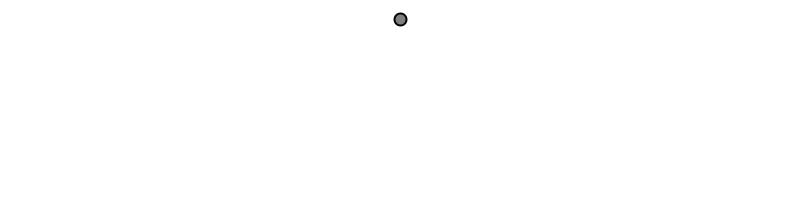
Frame 1 (no input)
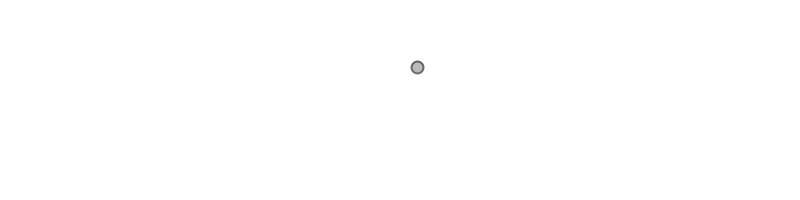
Frame 60 (the mouse pressed at the canvas centre just before this capture)
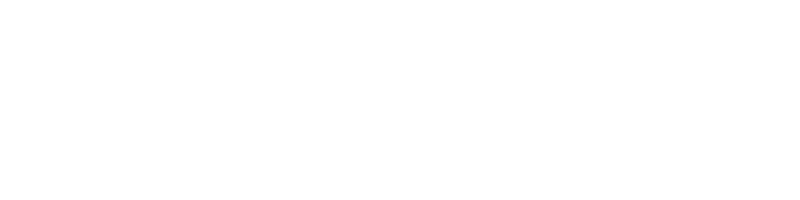
Frame 120 (the mouse held since frame 60 and released just before this capture)

The Processing sketch that drew these frames (run headless with seeded random() and noise(); from frame 60 on, the mouse is pressed at the canvas centre):

// Processing sketch: SingleParticle
// ── SingleParticle.pde
Particle p;

void setup() {
  size(800,200);
  p = new Particle(new PVector(width/2,20));
  background(255);
  smooth();
}

void draw() {
  background(255);
  
  p.run();

}

// ── Particle.pde


class Particle {
  PVector location;
  PVector velocity;
  PVector acceleration;
  float lifespan;
  float mass;

  Particle(PVector l) {
    acceleration = new PVector(0, 0.05);
    velocity = new PVector(random(-1, 1), random(-1, 0));
    location = l.get();
    lifespan = 255.0;
    mass = 1;
  }

  void applyForce(PVector force) {
    PVector f = PVector.div(force,mass);  // Force/Mass
    acceleration.add(f);
  }

  void run() {
    update();
    render();
  }

  // Method to update location
  void update() {
    velocity.add(acceleration);
    location.add(velocity);
    lifespan -= 2.0;
  }

  // Method to display
  void render() {
    stroke(0, lifespan);
    strokeWeight(2);
    fill(127, lifespan);
    ellipse(location.x, location.y, 12, 12);
  }

  // Is the particle still useful?
  boolean isDead() {
    if (lifespan < 0.0) {
      return true;
    } 
    else {
      return false;
    }
  }
}
